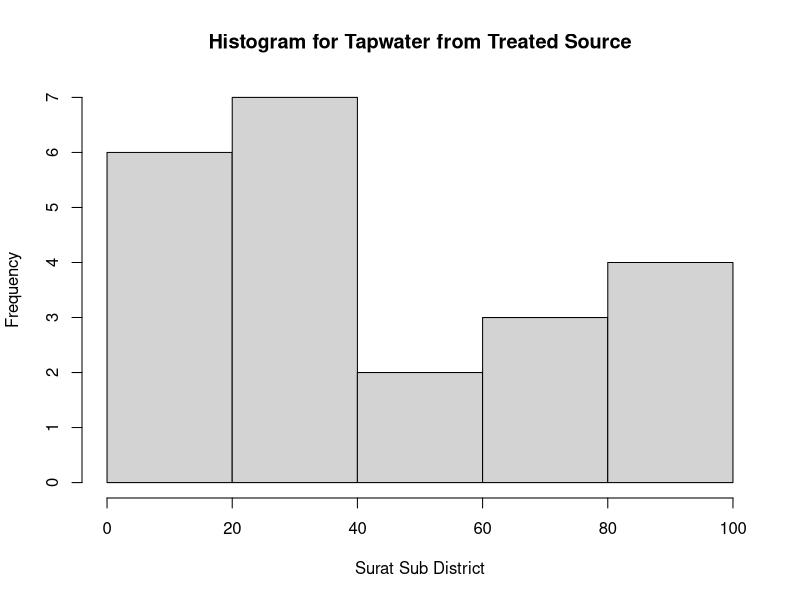
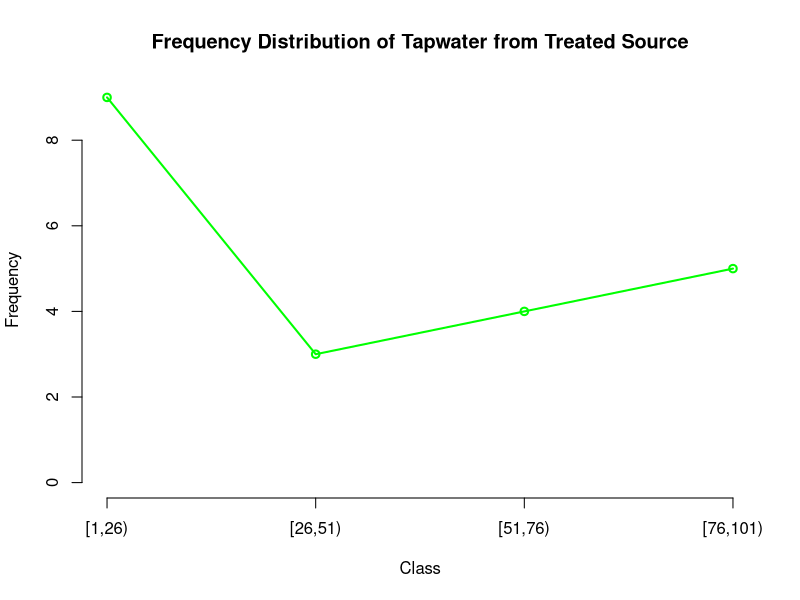
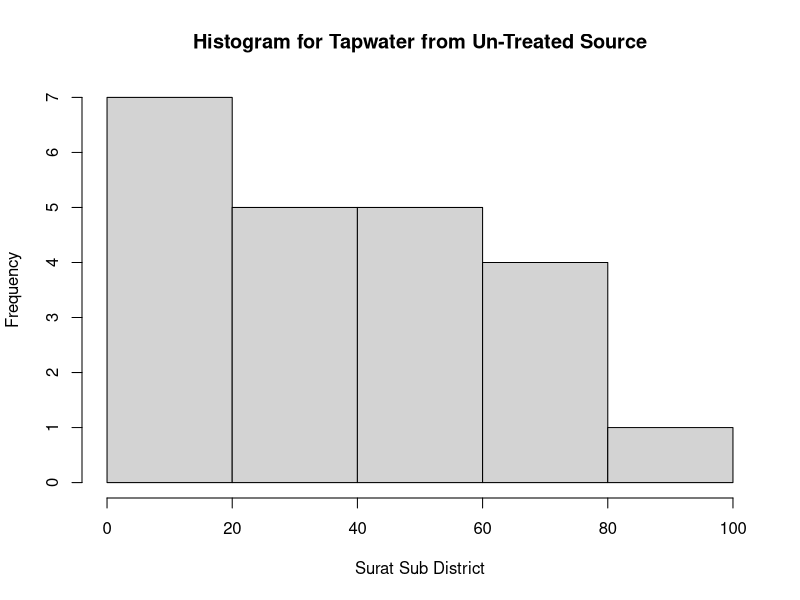
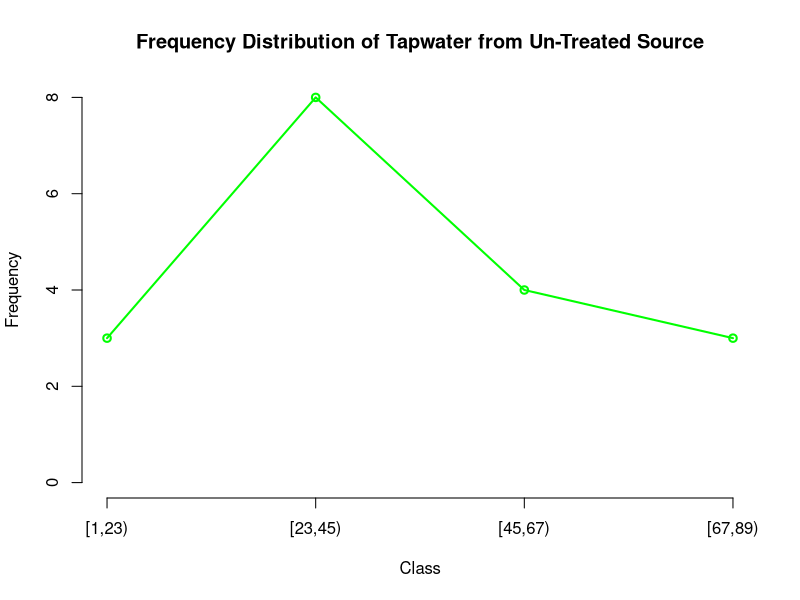
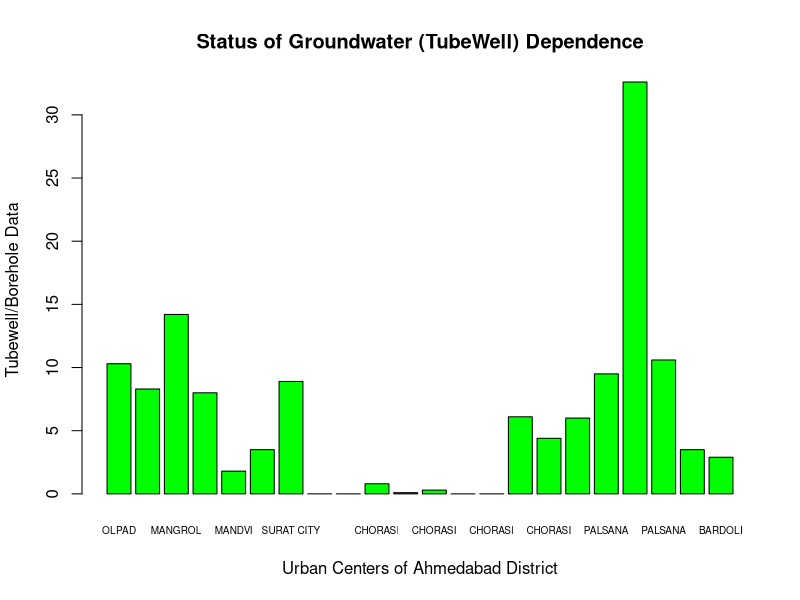

Recreate these plots in R, in order. (Note: this script raises an error after producing the figures.)
# 8. How similar or different is Surat from Ahmedabad? 
# (You will have to perform all the analysis done above for Surat, and then make the comparison)

# Importing Data
Water_Data = read.csv("water_data.csv")

# Selecting Treated Source from Surat district.
Tap_Treated = Water_Data$Tapwater.from.treated.source[14:35]

# Histogram
hist(Tap_Treated, xlab = "Surat Sub District",
     ylab = "Frequency", 
     main = "Histogram for Tapwater from Treated Source")


# Frequency Distribution
summary(Tap_Treated)
(99.9 - 1)/4
breaks = seq(1, 125, by=25)
time.cut = cut(Tap_Treated, breaks, right = FALSE)
time.freq = table(time.cut)
time.freq


# Plotting Frequency Distribution
plot(time.freq, type = "o",
     main = "Frequency Distribution of Tapwater from Treated Source",
     xlab = "Class", 
     ylab = "Frequency",
     col = "green")

# ---------------------------------------------------------------------------------------------------- #

# Select Untreated Source from Surat District.
Tap_Untreated = Water_Data$Tapwater.from.un.treated.source[14:35]

# Histogram
hist(Tap_Untreated, xlab = "Surat Sub District",
     ylab = "Frequency", 
     main = "Histogram for Tapwater from Un-Treated Source")


# Frequency Distribution
summary(Tap_Untreated)
# (max - 1) / number of class
(87.7 - 1)/4
breaks = seq(1, 95, by=22)
time.cut = cut(Tap_Untreated, breaks, right = FALSE)
time.freq = table(time.cut)
time.freq

# Ploting Frequency Distribution
plot(time.freq, type = "o",
     main = "Frequency Distribution of Tapwater from Un-Treated Source",
     xlab = "Class", 
     ylab = "Frequency",
     col = "green")

# --------------------------------------------------------------------------------------------------- #

# Mean
mean(Tap_Treated)
mean(Tap_Untreated)


# Geometric Mean
print(prod(Tap_Treated)^(1 / length(Tap_Treated))) 
print(prod(Tap_Untreated)^(1 / length(Tap_Untreated))) 


# Harmonic Mean
print(1 / mean(1 / Tap_Treated))
print(1 / mean(1 / Tap_Untreated))


# Median
median(Tap_Treated)
median(Tap_Untreated)


# Mode
mode(Tap_Treated)
mode(Tap_Untreated)

# --------------------------------------------------------------------------------------------------- #

# Standard Deviaition
sd(Tap_Treated)
sd(Tap_Untreated)

# --------------------------------------------------------------------------------------------------- #

# Selecting Tubewell from Surat District
Tubwell = Water_Data$Tubewell.Borehole[14:35]

# Plotting
barplot(Tubwell,
        names.arg = Water_Data$Sub.District.Name[14:35],
        cex.names = 0.6,
        main = "Status of Groundwater (TubeWell) Dependence",
        xlab = "Urban Centers of Ahmedabad District",
        ylab = "Tubewell/Borehole Data",
        col = "green")

# --------------------------------------------------------------------------------------------------- #

# Segrigating Data
Surat_Cor = as.factor(subset(Water_Data, Water_Data$Town.Name == "Surat (M Corp.)", select = c(6:15)))
Hajira = as.factor(subset(Water_Data, Water_Data$Town.Name == "Hajira (INA)", select = c(6:15)))
Magdalla = as.factor(subset(Water_Data, Water_Data$Town.Name == "Magdalla (INA)", select = c(6:15)))
Sachin = as.factor(subset(Water_Data, Water_Data$Town.Name == "Sachin (INA)", select = c(6:15)))
Kansad = as.factor(subset(Water_Data, Water_Data$Town.Name == "Kansad (M)", select = c(6:15)))
Ichchhapor = as.factor(subset(Water_Data, Water_Data$Town.Name == "Ichchhapor (CT)", select = c(6:15)))

# Combining Data
x = rbind(Surat_Cor, Hajira, Magdalla, Sachin, Kansad, Ichchhapor)

# Plotting
barplot(t(x),
        main = "Comparing Surat Corr. with Water Sources",
        col = c("#003d3d", "#004d4d", "#005757", "#006666", "#007070", "#009999", "#00b3b3", "#00cccc", 
                "#00e6e6", "#00ffff"))
legend(x = "topright",
       legend = c("Treated", "Untreated", "Covered Well", "UnCovered Well", "Handpump", "Tubewell", "Spring", "River",
                  "Tank", "Oth"),
       y.intersp = 0.8,
       cex = 0.5,
       ncol = 1,
       fill = c("#003d3d", "#004d4d", "#005757", "#006666", "#007070", "#009999", "#00b3b3", "#00cccc", 
                "#00e6e6", "#00ffff"))

# --------------------------------------------------------------------------------------------------- #

# Sorted by Population
Sorted = Water_Data[with(Water_Data, order(-Total.Population.of.Town)),]

# Segregating Data
Treated = Sorted$Tapwater.from.treated.source[1:20]
Untreated = Sorted$Tapwater.from.un.treated.source[1:20]
CWell = Sorted$Covered.well[1:20]
UnWell = Sorted$Un.covered.well[1:20]
Handpump = Sorted$Handpump[1:20]
Tubewell = Sorted$Tubewell.Borehole[1:20]
Spring = Sorted$Spring[1:20]
River = Sorted$River..Canal[1:20]
Tank = Sorted$Tank..Pond..Lake[1:20]
Oth = Sorted$Other.sources[1:20]

# Combining Data
z = cbind(Treated, Untreated, CWell, UnWell, Handpump, Tubewell, Spring, River, Tank, Oth)

# Plotting
barplot(z,
        beside=T, 
        ylim = c(0,100), 
        xlab = "Different Sources",
        ylab = "Dependence",
        main= "Dependence on Different Sources",
        col = c("#FF0000", "#F08080", "#D2691E","#FFD700", "#BDB76B", "#FFFF00", "#4B0082",  '#00FFFF', 
                "#006400","#7CFC00", '#7FFFD4', "#8A2BE2", "#8B008B", "#F5DEB3", "#8B4513", "#BC8F8F",
                "#708090", "#000000", "#A9A9A9",  "#FF1493"))
legend(x = "topright",
       legend = c("Ahmadabad (M Corp.)", "Surat (M Corp.)", "Sanand (M + OG)", "Dholka (M + OG)", 
                  "Bardoli (M)", "Viramgam (M)", "Bavla (M + OG)", "Bopal (CT)", "Dhandhuka (M)",
                  "Tarsadi (M)", "Kansad (M)", "Sachin (CT)", "Kadodara (CT)","Chalthan (CT)", 
                  "Bareja (M)", "Kim (CT)", "Mandvi (M)", "Barwala (M)", "Ranpur (CT)","Kosamba (CT)"),
       cex = 0.6,
       ncol = 2,
       fill = c("#FF0000", "#F08080", "#D2691E","#FFD700", "#BDB76B", "#FFFF00", "#4B0082",  '#00FFFF', 
                "#006400","#7CFC00", '#7FFFD4', "#8A2BE2", "#8B008B", "#F5DEB3", "#8B4513", "#BC8F8F",
                "#708090", "#000000", "#A9A9A9",  "#FF1493"))

# --------------------------------------------------------------------------------------------------- #

# Selecting Data
Treated = sum(Water_Data$Tapwater.from.treated.source[14:35])
Untreated = sum(Water_Data$Tapwater.from.un.treated.source[14:35])
CWell = sum(Water_Data$Covered.well[14:35])
UnC_Well = sum(Water_Data$Un.covered.well[14:35])
Handpump = sum(Water_Data$Handpump[14:35])
Tubewell = sum(Water_Data$Tubewell.Borehole[14:35])
Spring = sum(Water_Data$Spring[14:35])
River = sum(Water_Data$River..Canal[14:35])
Tank = sum(Water_Data$Tank..Pond..Lake[14:35])
Oth = sum(Water_Data$Others[14:35])

z = c(Treated, Untreated, CWell, UnC_Well, Handpump, Tubewell, Spring, River, Tank, Oth)

# Plotting
pie(z, labels = paste(round(z/sum(z)*100), "%"), main = "Sources of water for Surat Urban")